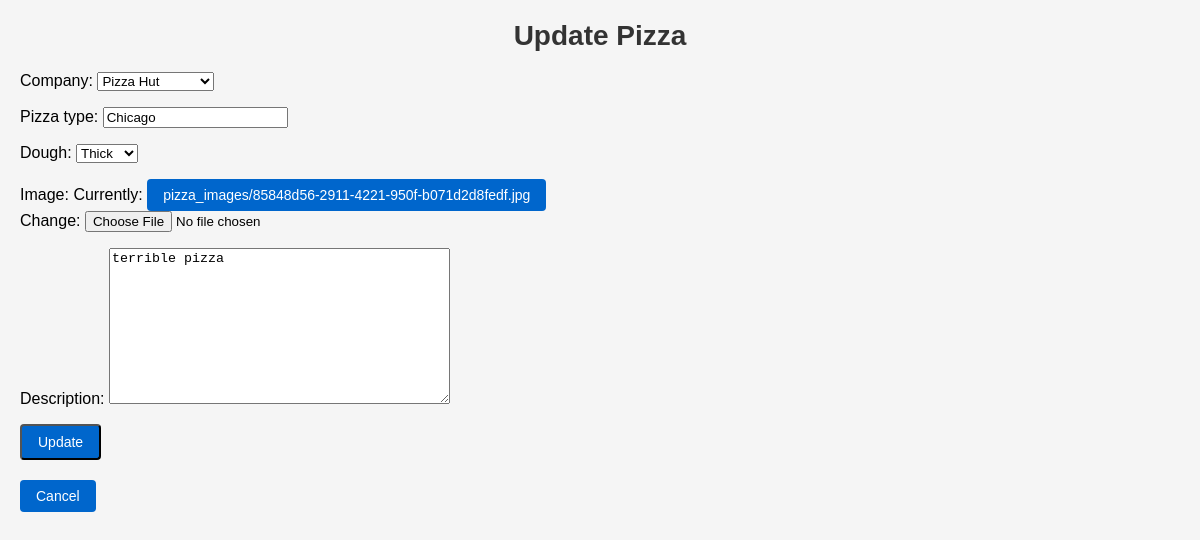
Screenshot of /6/update/ with the database file from the repository.
### pizza/models.py (models this page shows, shortened)
class Pizza(models.Model):
    company = models.ForeignKey(Company, on_delete=models.CASCADE)
    pizza_type = models.CharField(max_length=100)
    dough = models.CharField(max_length=100, choices=PIZZA_TYPE_CHOICES)
    image = models.ImageField(upload_to='pizza_images')
    description = models.TextField()
    class Pizza(models.Model):
        name = models.CharField(max_length=100)
        description = models.TextField()
        price = models.DecimalField(max_digits=5, decimal_places=2)
        dough_type = models.CharField(max_length=100)
        company = models.CharField(max_length=100)

### pizza/views.py (the view)
# urls.py: path('<int:pizza_id>/update/', views.update_pizza, name='update_pizza'),
def update_pizza(request, pizza_id):
    pizza = get_object_or_404(Pizza, pk=pizza_id)
    if request.method == 'POST':
        form = PizzaForm(request.POST, request.FILES, instance=pizza)
        if form.is_valid():
            form.save()
            return redirect('pizza:pizza_list', pizza_id=pizza_id)
    else:
        form = PizzaForm(instance=pizza)
    return render(request, 'pizza/update_pizza.html', {'form': form, 'pizza': pizza})

### pizza/forms.py
class PizzaForm(forms.ModelForm):
    class Meta:
        model = Pizza
        fields = ['company', 'pizza_type', 'dough', 'image', 'description']

### pizza/models.py (called while the page is built)
    def __str__(self):
        return self.name

### pizza/templates/pizza/update_pizza.html (shortened to what this page needs)
<!DOCTYPE html>
<html>
<head>
</head>
<body>
    <h1>Update Pizza</h1>
    <form method="POST" enctype="multipart/form-data">
        {{ form.as_p }}
        <button type="submit">Update</button>
    </form>
    <a href="{% url 'pizza:pizza_detail' pizza_id=pizza.id %}">Cancel</a>
</body>
</html>

### pizza/templates/pizza/update_pizza.html (style rules this page uses)
body { font-family: Arial, sans-serif; margin: 0; padding: 20px; background-color: #F5F5F5; }
h1 { text-align: center; color: #333; margin-top: 0; font-size: 28px; margin-bottom: 20px; }
form { margin-bottom: 20px; }
button[type="submit"] { display: inline-block; padding: 8px 16px; font-size: 14px; text-decoration: none; background-color: #0066CC; color: #FFF; border-radius: 4px; transition: background-color 0.3s; margin-right: 10px; }
a { display: inline-block; padding: 8px 16px; font-size: 14px; text-decoration: none; background-color: #0066CC; color: #FFF; border-radius: 4px; transition: background-color 0.3s; margin-right: 10px; }

### rows the page displays
Pizza: company "Pizza Hut", pizza_type "Chicago", dough "Thick", description "terrible pizza"
